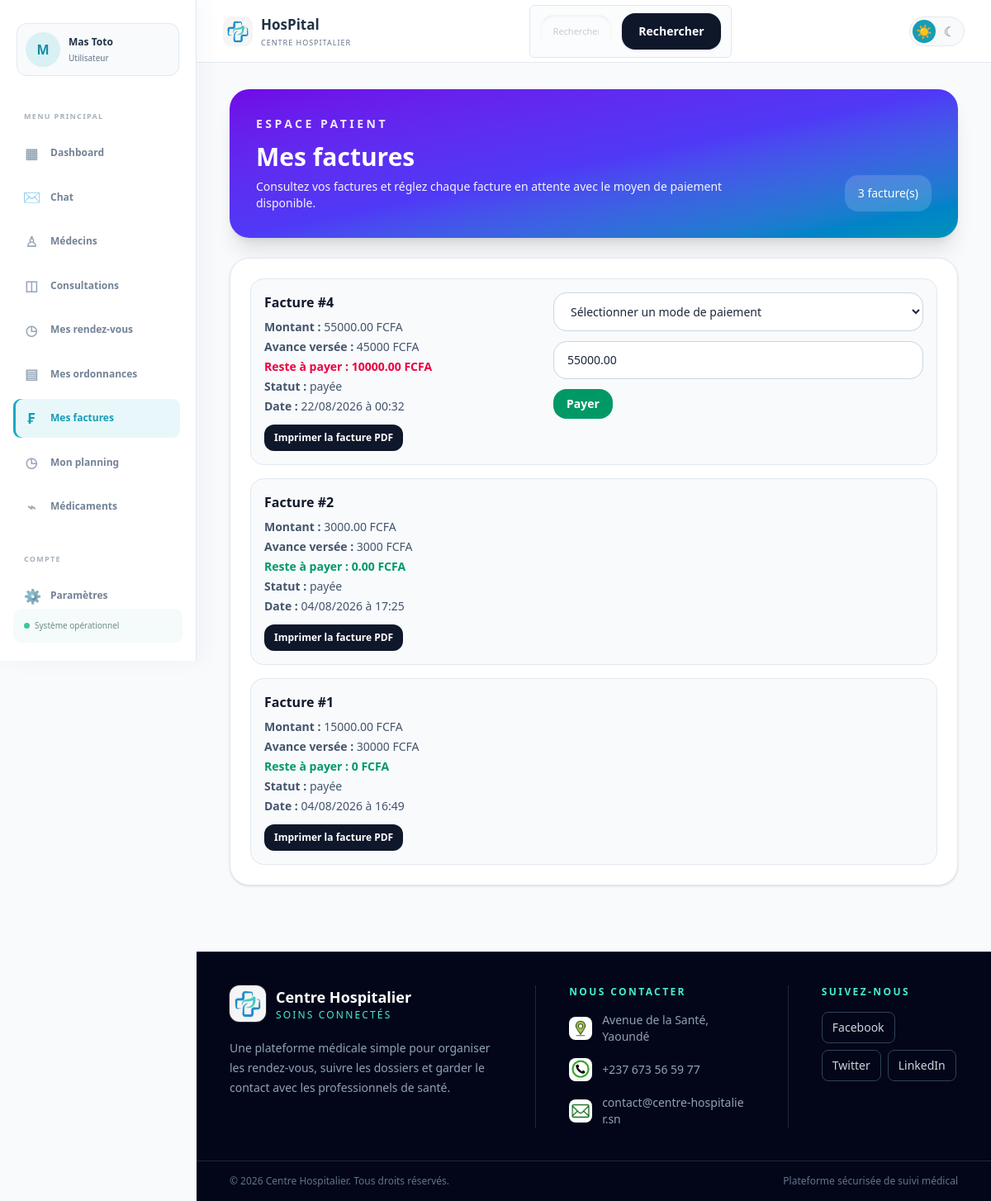
The page /factures/patient/ (signed in) on the database its author committed.
### hopital/models.py (models this page shows, shortened)
class CustomUser(AbstractUser):
    ROLE_CHOICES = [
        ('user', 'Utilisateur'),
        ('medecin', 'Medecin'),
        ('admin', 'Administrateur'),
        ('secretaire', 'Secretaire'),
    ]
    role = models.CharField(max_length=20, choices=ROLE_CHOICES, default='user')
    nom = models.CharField(max_length=100, blank=True, null=True)
    prenom = models.CharField(max_length=100, blank=True, null=True)
    sexe = models.CharField(max_length=10, blank=True, null=True)
    telephone = models.CharField(max_length=20, blank=True, null=True)
    adresse = models.CharField(max_length=255, blank=True, default='')
    specialite = models.CharField(max_length=100, blank=True, default='')
    langues = models.CharField(max_length=255, blank=True, default='')
    photo_profil = models.ImageField(upload_to='profils/', blank=True, null=True)
    date_naissance = models.DateField(blank=True, null=True)
    medecin_traitant = models.ForeignKey(
        'self',
        on_delete=models.SET_NULL,
        null=True,
        blank=True,
        related_name='patients_suivis'
    )

class Facture(models.Model):
    patient = models.ForeignKey(CustomUser, on_delete=models.CASCADE)
    consultation = models.ForeignKey(Consultation, on_delete=models.CASCADE, null=True, blank=True)
    date_facture = models.DateTimeField(auto_now_add=True)
    montant_total = models.DecimalField(max_digits=10, decimal_places=2)
    status = models.CharField(max_length=20, choices=[('payée', 'Payée'), ('en attente', 'En attente')], default='en attente')
    @property
    def total_paye(self):
        return self.paiement_set.aggregate(total=Sum('montant'))['total'] or Decimal('0')
    @property
    def reste_a_payer(self):
        reste = self.montant_total - self.total_paye
        return max(reste, Decimal('0'))

### hopital/views.py (the view)
# urls.py: path('factures/patient/', patient_factures, name='patient_factures'),
@login_required
def patient_factures(request):
    if request.user.role not in ['user', 'patient']:
        return redirect('hboard')
    factures = Facture.objects.filter(patient=request.user).order_by('-date_facture')
    factures, extra_query = paginate_queryset(request, factures, 6, page_param='page_patient_factures')
    return render(request, 'patient-factures.html', {
        'factures_list': factures,
        'extra_query': extra_query,
        'patient_payment_message': request.session.pop('patient_payment_message', None),
    })

### hopital/templates/patient-factures.html (shortened to what this page needs)
{% load static %}
<!DOCTYPE html>
<html lang="fr">
<head>
    <link rel="stylesheet" href="{% static 'css/style.css' %}">
    <link rel="stylesheet" href="{% static 'css/hboard.css' %}">
    <link rel="stylesheet" href="{% static 'output.css' %}">
    <script src="https://cdn.jsdelivr.net/npm/@tailwindcss/browser@4"></script>
</head>
<body class="min-h-screen bg-slate-50 text-slate-800">
    {% include 'header.html' %}
    <main class="mx-auto max-w-7xl px-5 py-8 sm:px-8 lg:px-10">
        <section class="rounded-3xl bg-linear-to-br from-violet-700 via-indigo-600 to-cyan-600 p-6 text-white shadow-xl sm:p-8">
            <p class="text-sm font-semibold uppercase tracking-[0.25em] text-violet-100">Espace patient</p>
            <div class="mt-3 flex flex-col gap-4 sm:flex-row sm:items-end sm:justify-between">
                <div>
                    <h1 class="text-3xl font-semibold">Mes factures</h1>
                    <p class="mt-2 max-w-xl text-sm text-violet-50">Consultez vos factures et réglez chaque facture en attente avec le moyen de paiement disponible.</p>
                </div>
                <span class="rounded-2xl bg-white/15 px-4 py-3 text-sm">{{ factures_list.paginator.count }} facture(s)</span>
            </div>
        </section>
        <section class="mt-6 rounded-3xl border border-slate-200 bg-white p-5 shadow-sm sm:p-6">
            {% if factures_list %}
            <div class="space-y-4">
                {% for facture in factures_list %}
                <article class="rounded-2xl border border-slate-200 bg-slate-50 p-4">
                    <div class="flex flex-col gap-3 lg:flex-row lg:items-start lg:justify-between">
                        <div>
                            <p class="font-semibold text-slate-900">Facture #{{ facture.pk }}</p>
                            <p class="mt-2 text-sm text-slate-600"><strong>Montant :</strong> {{ facture.montant_total }} FCFA</p>
                            <p class="mt-1 text-sm text-slate-600"><strong>Avance versée :</strong> {{ facture.total_paye }} FCFA</p>
                            <p class="mt-1 text-sm font-semibold {% if facture.reste_a_payer > 0 %}text-rose-600{% else %}text-emerald-600{% endif %}"><strong>Reste à payer :</strong> {{ facture.reste_a_payer }} FCFA</p>
                            <p class="mt-1 text-sm text-slate-600"><strong>Statut :</strong> {{ facture.status }}</p>
                            <p class="mt-1 text-sm text-slate-600"><strong>Date :</strong> {{ facture.date_facture|date:"d/m/Y à H:i" }}</p>
                            <a href="{% url 'download_facture_pdf' facture.pk %}" class="mt-3 inline-flex rounded-xl bg-slate-900 px-3 py-2 text-xs font-semibold text-white transition hover:bg-slate-700">Imprimer la facture PDF</a>
                        </div>
                        {% if facture.reste_a_payer > 0 %}
                        <form method="post" action="{% url 'hboard' %}" class="w-full max-w-md space-y-3">
                            <select name="mode_paiement" class="w-full rounded-2xl border border-slate-300 bg-white px-4 py-3 text-sm" required onchange="togglePaymentDetails(this.value, '{{ facture.pk }}')">
                                <option value="">Sélectionner un mode de paiement</option>
                            </select>
                            <input type="number" step="0.01" min="0" name="montant" value="{{ facture.montant_total }}" class="w-full rounded-2xl border border-slate-300 bg-white px-4 py-3 text-sm" placeholder="Montant à payer">
                            <button type="submit" class="rounded-2xl bg-emerald-600 px-4 py-2 text-sm font-semibold text-white transition hover:bg-emerald-700">Payer</button>
                        </form>
                        {% endif %}
                    </div>
                </article>
                {% endfor %}
            </div>
            {% else %}<p class="py-8 text-center text-sm text-slate-500">Aucune facture n’a été générée pour le moment.</p>{% endif %}
        </section>
    </main>
    {% include 'footer.html' %}
</body>
</html>

### hopital/templates/header.html (shortened to what this page needs)
{% load static %}
<aside class="app-sidebar" id="app-sidebar" data-app-sidebar>
    <a href="{% url 'parametres' %}" class="sidebar-profile">
        {% if request.user.photo_profil %}
            <img src="{{ request.user.photo_profil.url }}" alt="Photo de {{ request.user.prenom|default:request.user.username }}">
        {% else %}
            <span class="sidebar-profile-fallback">{{ request.user.prenom|default:request.user.username|first|upper }}</span>
        {% endif %}
        <span class="sidebar-profile-info"><strong>{{ request.user.prenom|default:'' }} {{ request.user.nom|default:'' }}</strong><small>{{ request.user.get_role_display|default:'Utilisateur' }}</small></span>
    </a>
    <nav class="app-sidebar-nav" aria-label="Navigation principale">
        <p class="app-nav-label">Menu principal</p>
        <a class="app-nav-link {% if request.resolver_match.url_name == 'hboard' %}is-active{% endif %}" href="{% url 'hboard' %}"><span aria-hidden="true">▦</span>Dashboard</a>
        <a class="app-nav-link chat-nav-link " href="{% url 'chat_inbox' %}"><span class="chat-icon" aria-hidden="true">✉</span><span class="app-nav-link-label">Chat</span></a>
        <a class="app-nav-link {% if request.resolver_match.url_name == 'medecin-list' %}is-active{% endif %}" href="{% url 'medecin-list' %}"><span aria-hidden="true">♙</span>Médecins</a>
        <a class="app-nav-link " href="{% if request.user.role == 'medecin' %}{% url 'medecin_consultation' %}{% elif request.user.role == 'user' or request.user.role == 'patient' %}{% url 'patient_consultation' %}{% else %}{% url 'staff_consultations' %}{% endif %}"><span aria-hidden="true">◫</span>Consultations</a>
        {% if request.user.role == 'user' or request.user.role == 'patient' %}
        <a class="app-nav-link {% if request.resolver_match.url_name == 'patient_rendez_vous' %}is-active{% endif %}" href="{% url 'patient_rendez_vous' %}"><span aria-hidden="true">◷</span>Mes rendez-vous</a>
        <a class="app-nav-link {% if request.resolver_match.url_name == 'patient_ordonnances' %}is-active{% endif %}" href="{% url 'patient_ordonnances' %}"><span aria-hidden="true">▤</span>Mes ordonnances</a>
        <a class="app-nav-link {% if request.resolver_match.url_name == 'patient_factures' %}is-active{% endif %}" href="{% url 'patient_factures' %}"><span aria-hidden="true">₣</span>Mes factures</a>
        {% endif %}
        <a class="app-nav-link {% if request.resolver_match.url_name == 'medecin_planning' %}is-active{% endif %}" href="{% if request.user.role == 'medecin' %}{% url 'medecin_planning' %}{% else %}{% url 'medecin-list' %}{% endif %}"><span aria-hidden="true">◷</span>Mon planning</a>
        <a class="app-nav-link {% if request.resolver_match.url_name == 'stock_medicaments' %}is-active{% endif %}" href="{% url 'stock_medicaments' %}"><span aria-hidden="true">⌁</span>Médicaments</a>
        <p class="app-nav-label app-nav-label-spaced">Compte</p>
        <a class="app-nav-link {% if request.resolver_match.url_name == 'parametres' %}is-active{% endif %}" href="{% url 'parametres' %}"><span aria-hidden="true">⚙</span>Paramètres</a>
    </nav>
    <div class="app-sidebar-footer"><span></span>Système opérationnel</div>
</aside>
<header class="app-header">
    <nav class="app-header-nav">
        <a href="{% url 'hboard' %}" class="app-header-brand">
            <img src="{% static 'images/hos.png' %}" alt="Logo HosPital" class="app-header-logo">
            <span><strong>HosPital</strong><small>Centre hospitalier</small></span>
        </a>
        <div class="search-box">
                <form method="get" action="{% url 'hboard' %}" title="saisissez le nom de l'utilisateur" class="flex flex-col gap-3 sm:flex-row sm:items-center">
                    <div class="relative w-full">
                        <input type="text" name="q" value="{{ search_results.query|default:'' }}" placeholder="Rechercher un patient, un médecin, une consultation ou une chambre" class="w-full rounded-2xl border border-slate-200 bg-slate-50 px-4 py-3 text-sm text-slate-800 shadow-inner outline-none transition focus:border-cyan-500 focus:bg-white focus:ring-4 focus:ring-cyan-100">
                    </div>
                    <button type="submit" class="rounded-2xl bg-slate-900 px-5 py-3 text-sm font-semibold text-white shadow-sm transition hover:bg-slate-700">Rechercher</button>
                </form>
            </div>
        <div class="app-header-actions">
            <div class="theme-switcher" role="group" aria-label="Choisir le thème">
                <button type="button" class="theme-button" data-theme-choice="light" aria-label="Activer le thème clair" title="Thème clair">☀</button>
                <button type="button" class="theme-button" data-theme-choice="dark" aria-label="Activer le thème sombre" title="Thème sombre">☾</button>
            </div>
        </div>
    </nav>
</header>

### rows shown on the page
CustomUser: user.prenom|first "M", user.prenom "Mas", user.nom "Toto", user.role "Utilisateur"
Facture: pk "4", montant_total "55000.00", total_paye "45000", reste_a_payer "10000.00", status "payée", date_facture "22/08/2026 à 00:32", montant "55000.00"
Facture: pk "2", montant_total "3000.00", total_paye "3000", reste_a_payer "0.00", status "payée", date_facture "04/08/2026 à 17:25"
Facture: pk "1", montant_total "15000.00", total_paye "30000", reste_a_payer "0", status "payée", date_facture "04/08/2026 à 16:49"

### other values the page prints
{{ factures_list.paginator.count }} "3"
